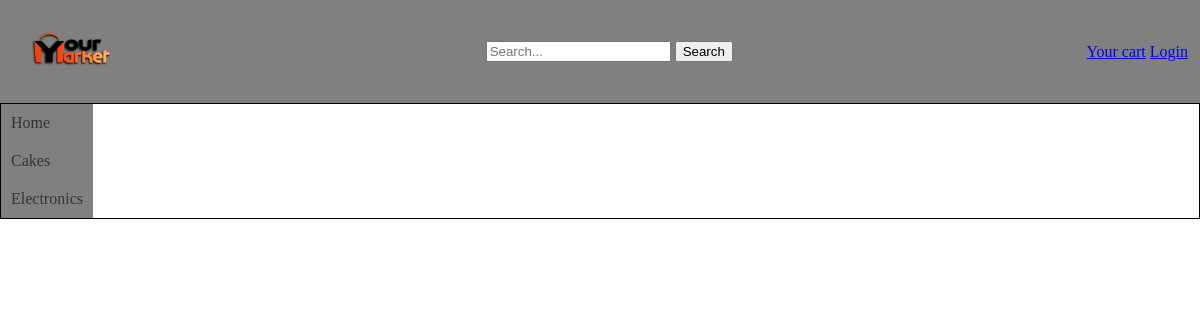
Page /electronics.php on the earlier database version.
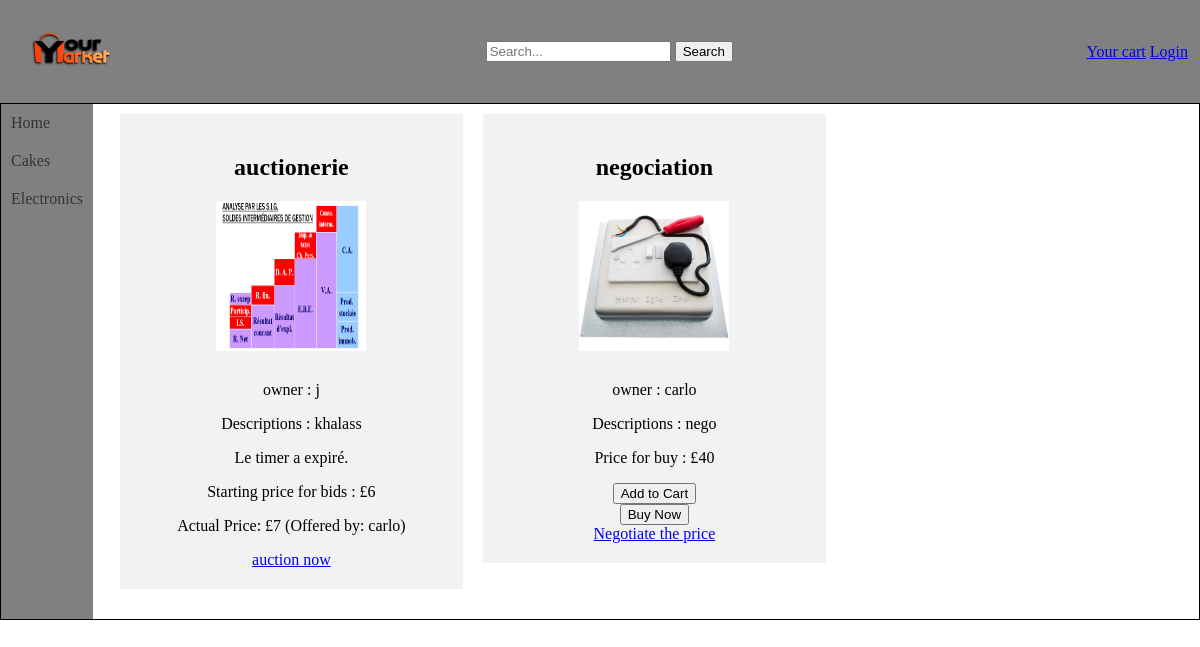
Same page on the later database version.
### tables this page shows
CREATE TABLE IF NOT EXISTS `items` (
  `id` int NOT NULL AUTO_INCREMENT,
  `nameItem` varchar(200) NOT NULL,
  `descriptions` varchar(999) NOT NULL,
  `price` double NOT NULL,
  `categories` int NOT NULL,
  `sellType` int NOT NULL,
  `quantity` int NOT NULL DEFAULT '1',
  `available` tinyint(1) NOT NULL DEFAULT '1',
  `endDate` datetime DEFAULT NULL,
  PRIMARY KEY (`id`)
);

CREATE TABLE IF NOT EXISTS `picturesvideos` (
  `id` int NOT NULL AUTO_INCREMENT,
  `link` varchar(500) NOT NULL,
  PRIMARY KEY (`id`)
);

CREATE TABLE IF NOT EXISTS `sell` (
  `username` varchar(100) NOT NULL,
  `idItem` int NOT NULL,
  PRIMARY KEY (`username`,`idItem`),
  KEY `fk_sell_item` (`idItem`)
);

CREATE TABLE IF NOT EXISTS `bids` (
  `id` int NOT NULL AUTO_INCREMENT,
  `itemId` int NOT NULL,
  `price` int NOT NULL,
  PRIMARY KEY (`id`)
);

CREATE TABLE IF NOT EXISTS `users` (
  `username` varchar(100) NOT NULL,
  `firstName` varchar(100) NOT NULL,
  `familyName` varchar(100) NOT NULL,
  `email` varchar(100) NOT NULL,
  `phone` varchar(15) NOT NULL,
  `passwd` varchar(100) NOT NULL,
  `roles` int NOT NULL,
  `activated` tinyint(1) NOT NULL,
  PRIMARY KEY (`username`)
);

### electronics.php (the view, shortened to what this page needs)
<!DOCTYPE html>
<html>
<head>
    <link rel="stylesheet" type="text/css" href="Constant/styles.css">
</head>
<body>
    <head>
        <?php
        include('Constant/head.php');
        ?>
    </head>
    <div class="page">
        <nav>
            <?php include('Constant/navbar.php'); ?>
        </nav>
        <div class="content">
            <div class="row">
                <?php
                global $conn;
                $currentDatetime = date("Y-m-d H:i:s");
                $sql = "SELECT i.id,nameItem,descriptions,price,categories,quantity,sellType,idLink,link,endDate,username FROM items as i inner join have as h on i.id = h.idItem inner join picturesvideos as pv on h.idLink=pv.id inner join sell as s on i.id=s.idItem  where categories=2 and quantity>0";
                $result = $conn->query($sql);
                if ($result->num_rows > 0) {
                    while ($row = $result->fetch_assoc()) {
                        echo '<div class="column">';
                        echo '<div class="item">';
                        echo '<h2>' . $row["nameItem"] . '</h2>';
                        echo '<img src='. $row["link"] . '>';
                        echo '<p>owner : '.$row["username"].'</p>';
                        echo '<p>Descriptions : ' . $row["descriptions"] . '</p>';
                        if($row["sellType"]==1){
                            echo '<p>Price for buy : £' . $row["price"] . '</p>';
                            echo '<button class="add-to-cart">Add to Cart</button><br>';
                            echo '<button onclick="openPayment();">Buy Now</button><br>';
                            echo '<a href="#" onclick="negotiatePrice('.$row['id'].', '.$row['price'].');">Negotiate the price</a>';
                        }else{
                            if ($currentDatetime >= $row["endDate"]) {
                                echo "Le timer a expiré.";
                            } else {
                                $expiryTime = new DateTime($row["endDate"]);
                                $currentDatetimeObj = new DateTime($currentDatetime);
                                $interval = $currentDatetimeObj->diff($expiryTime);
                                $remainingTime = $interval->format('%y années, %m mois, %d jours, %H heures, %I minutes et %S secondes');
                                echo "Remaining time : " . $remainingTime;
                            }
                            echo '<p>Starting price for bids : £' . $row["price"] . '</p>';
                            $bidPriceSql = "SELECT price FROM bids WHERE itemId = " . $row["id"];
                            $bidPriceResult = $conn->query($bidPriceSql);
                            if ($bidPriceResult->num_rows > 0) {
                                $bidPriceRow = $bidPriceResult->fetch_assoc();
                                $currentPrice = $bidPriceRow['price'];
                                $usernameSql = "SELECT u.username
                                                FROM users AS u
                                                INNER JOIN place AS p ON u.username = p.username
                                                INNER JOIN bids AS b ON p.bidId = b.id
                                                WHERE b.itemId = " . $row["id"];
                                $usernameResult = $conn->query($usernameSql);
                                if ($usernameResult->num_rows > 0) {
                                    $usernameRow = $usernameResult->fetch_assoc();
                                    $username = $usernameRow['username'];
                                    echo '<p>Actual Price: £' . $currentPrice . ' (Offered by: ' . $username . ')</p>';
                                }
                            }
                            echo '<a href="javascript:void(0);" onclick="confirmBid('.$row['id'].', '.$row['price'].');">auction now</a> <br>';
                        }
                        echo '</div>';
                        echo '</div>';
                    }
                }
                ?>
            </div>
        </div>
    </div>
</body>
</html>

Differences in the rows shown:
added items: nameItem "auctionerie", picturesvideos.link (picture), sell.username "j", descriptions "khalass", shows "Le timer a expiré.", price "6", bids.price "7", users.username "carlo"
added items: nameItem "negociation", picturesvideos.link (picture), sell.username "carlo", descriptions "nego", price "40"
